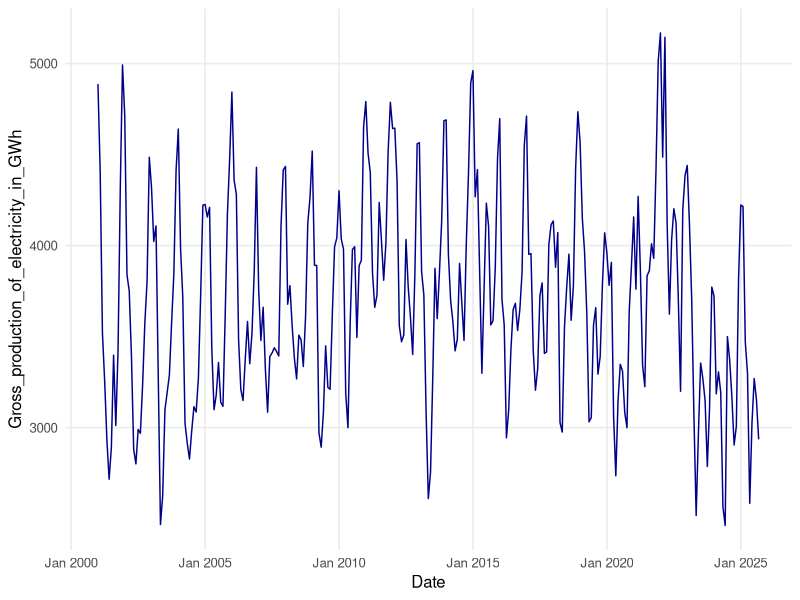
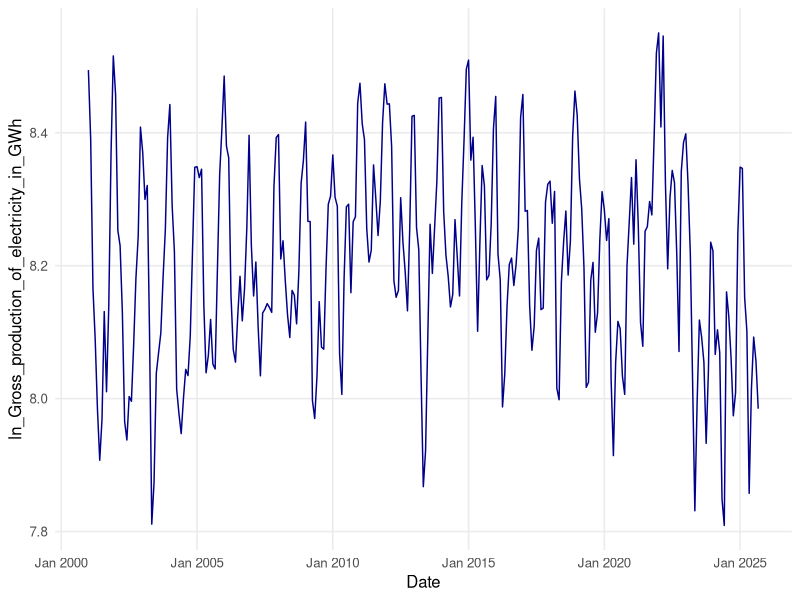
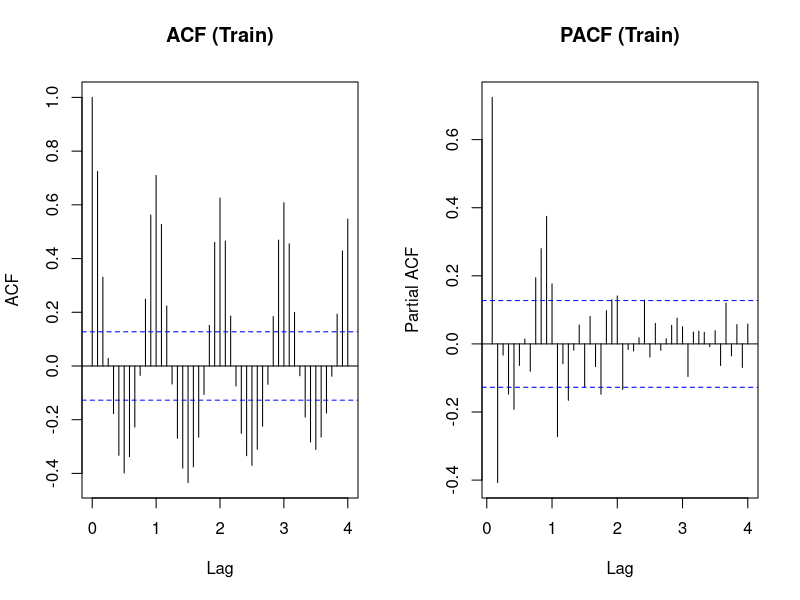
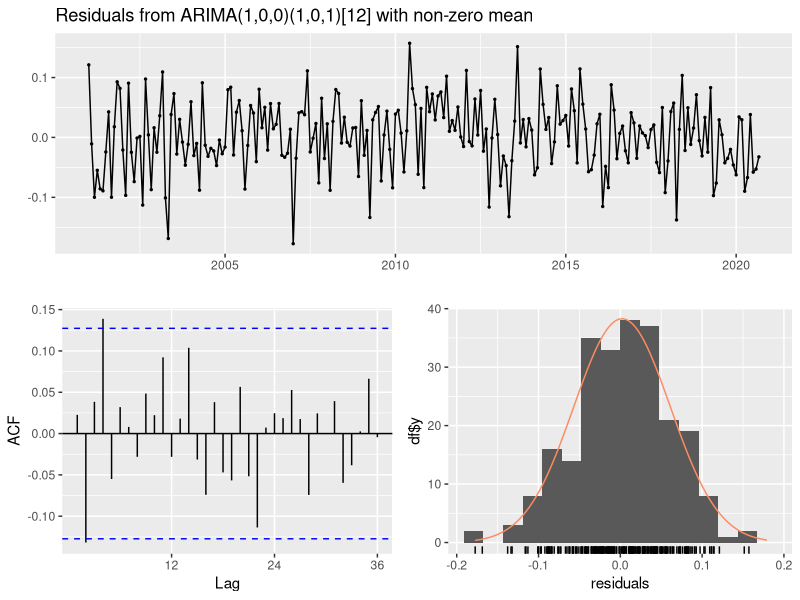
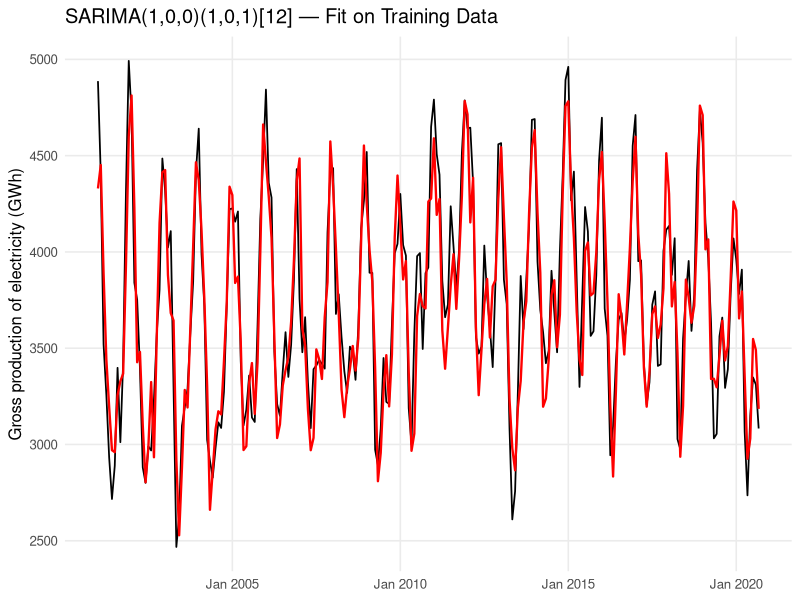
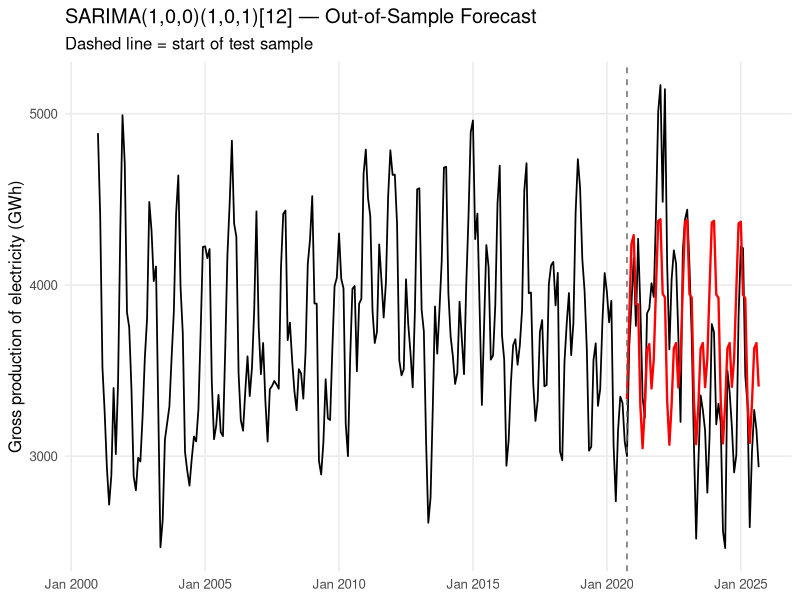
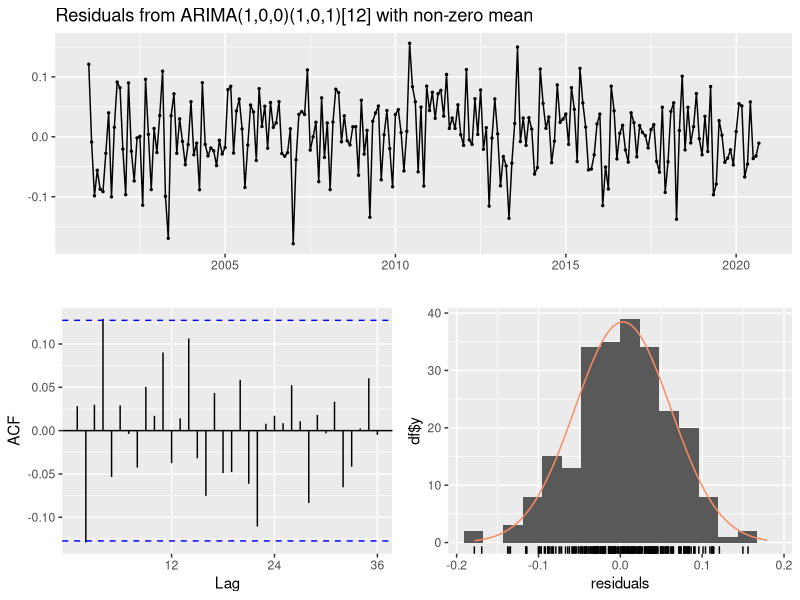
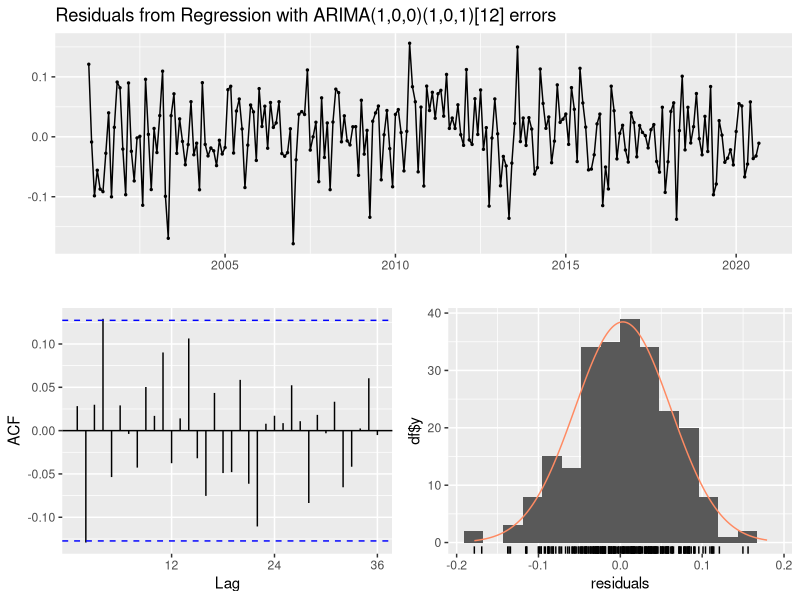

Generate these figures, in order, with R:
#Project
old_loc = Sys.getlocale("LC_TIME")
Sys.setlocale("LC_TIME", "C")

library(lubridate)
library(tidyverse)
library(tseries)
library(uroot)
library(urca)
library(zoo)
library(forecast)
library(scales)

data = read.csv("data/Project.csv", sep = ";", fileEncoding = "UTF-8-BOM")
str(data)

data = data %>% rename(Gross_production_of_electricity_in_GWh = Gross.production.of.electricity.in.GWh)

data$Date = as.yearmon(data$Date, "%Y-%m")

str(data)

#graph
ggplot(data = data, aes(x = Date, y = Gross_production_of_electricity_in_GWh)) +
  geom_line(color = "darkblue", linewidth = 0.5) +
  theme_minimal(base_size = 12) +
  theme(
    panel.grid.minor = element_blank()
  )

#stationarity tests
summary(ur.df(data$Gross_production_of_electricity_in_GWh, type = c("drift"), selectlags = "BIC"))

#stationary at levels


#For logs
data = data %>% 
  mutate(ln_Gross_production_of_electricity_in_GWh = log(Gross_production_of_electricity_in_GWh)) 

ggplot(data = data, aes(x = Date, y = ln_Gross_production_of_electricity_in_GWh)) +
  geom_line(color = "darkblue", linewidth = 0.5) +
  theme_minimal(base_size = 12) +
  theme(
    panel.grid.minor = element_blank()
  )

summary(ur.df(data$ln_Gross_production_of_electricity_in_GWh, type = c("drift"), selectlags = "BIC"))


#Train/Test split
y = ts(
  data$Gross_production_of_electricity_in_GWh,
  start = c(2001, 1),
  frequency = 12
)


n = length(y)
n
h = ceiling(0.20*n) #test size
h

train = window(y, end = time(y)[n - h])
test  = window(y, start = time(y)[n - h + 1])

length(train)
length(test)
start(test)

#HEGY test for seasonal unit roots
summary(hegy.test(train, deterministic = c(1,0,1), lag.method = "BIC"))


train_log = log(train)

summary(hegy.test(train_log, deterministic = c(1,0,1), lag.method = "BIC"))

#ACF/PACF
par(mfrow = c(1, 2))
acf(train_log, lag.max = 48, main = "ACF (Train)")
pacf(train_log, lag.max = 48, main = "PACF (Train)")
par(mfrow = c(1, 1))

#ARIMA
fit1 = arima(
  train_log,
  order = c(1, 0, 0),
  seasonal = list(order = c(1, 0, 1), period = 12)
)

fit2 = arima(
  train_log,
  order = c(1, 0, 1),
  seasonal = list(order = c(1, 0, 1), period = 12)
)

fit3 = arima(
  train_log,
  order = c(0, 0, 1),
  seasonal = list(order = c(1, 0, 1), period = 12)
)

BIC(fit1, fit2, fit3)
#fit1 - lowest BIC

checkresiduals(fit1)
#No autocorrelation - we cannot reject the H0


fitted_log = fitted(fit1)
fitted_level = exp(fitted_log)

train_time = time(train)

fitted_ts = ts(
  fitted_level,
  start = train_time[length(train_time) - length(fitted_level) + 1],
  frequency = 12
)

df_plot = data.frame(
  Date = as.yearmon(time(train)),
  Actual = as.numeric(train),
  Fitted = c(rep(NA, length(train) - length(fitted_ts)), as.numeric(fitted_ts))
)

ggplot(df_plot, aes(x = Date)) +
  geom_line(aes(y = Actual), color = "black", linewidth = 0.6) +
  geom_line(aes(y = Fitted), color = "red", linewidth = 0.8) +
  labs(
    title = "SARIMA(1,0,0)(1,0,1)[12] — Fit on Training Data",
    y = "Gross production of electricity (GWh)",
    x = NULL
  ) +
  theme_minimal(base_size = 12) +
  theme(panel.grid.minor = element_blank())


#Now with test
fc_log = forecast(fit1, h = length(test))

fc_level = exp(fc_log$mean)

df_test_plot = data.frame(
  Date = as.yearmon(c(time(train), time(test))),
  Actual = c(as.numeric(train), as.numeric(test)),
  Forecast = c(
    rep(NA, length(train)),
    as.numeric(fc_level)
  )
)

ggplot(df_test_plot, aes(x = Date)) +
  geom_line(aes(y = Actual), color = "black", linewidth = 0.6) +
  geom_line(aes(y = Forecast), color = "red", linewidth = 0.8) +
  geom_vline(
    xintercept = as.yearmon(time(test)[1]),
    linetype = "dashed",
    color = "grey40"
  ) +
  labs(
    title = "SARIMA(1,0,0)(1,0,1)[12] — Out-of-Sample Forecast",
    subtitle = "Dashed line = start of test sample",
    y = "Gross production of electricity (GWh)",
    x = NULL
  ) +
  theme_minimal(base_size = 12) +
  theme(panel.grid.minor = element_blank())

accuracy(fc_level, test)

#I need to add a dummy for Covid

xreg = ifelse(time(train) >= 2020, 1, 0)

fit_x = arima(
  train_log,
  order = c(1, 0, 0),
  seasonal = list(order = c(1, 0, 1), period = 12),
  xreg = xreg
)

summary(fit_x)
checkresiduals(fit_x)


df = length(train_log) - length(coef(fit_x))
df

t_stat_ar1 = 0.6798/0.0492
p_value_ar1 = 2 * (1 - pt(abs(t_stat_ar1), df))
p_value_ar1 #0

t_stat_sar1 =  0.9925/0.0054   
p_value_sar1 = 2 * (1 - pt(abs(t_stat_sar1), df))
p_value_sar1 #0

t_stat_sma1 =   -0.8236/0.0572        
p_value_sma1 = 2 * (1 - pt(abs(t_stat_sma1), df))
p_value_sma1 #0

t_stat_int =   8.2103/0.0754           
p_value_int = 2 * (1 - pt(abs(t_stat_int), df))
p_value_int #0

t_stat_dum =   -0.0730/0.0438           
p_value_dum = 2 * (1 - pt(abs(t_stat_dum), df))
p_value_dum #0.09693013



xreg_train = ifelse(time(train) >= 2020, 1, 0)

fit_x2 = Arima(
  train_log,
  order = c(1, 0, 0),
  seasonal = c(1, 0, 1),
  xreg = xreg_train,
  include.mean = TRUE
)


summary(fit_x2)
checkresiduals(fit_x2)


xreg_test = ifelse(time(test) >= 2020, 1, 0)

fc_x_log = forecast(fit_x2, xreg = xreg_test, h = length(test))
fc_x = exp(fc_x_log$mean)
accuracy(fc_x, test)

df_test_plot_x = data.frame(
  Date = as.yearmon(c(time(train), time(test))),
  Actual = c(as.numeric(train), as.numeric(test)),
  Forecast = c(rep(NA, length(train)), as.numeric(fc_x))
)

ggplot(df_test_plot_x, aes(Date)) +
  geom_line(aes(y = Actual), color = "black", linewidth = 0.6) +
  geom_line(aes(y = Forecast), color = "blue", linewidth = 0.8) +
  geom_vline(xintercept = as.yearmon(time(test)[1]), linetype = "dashed") +
  labs(
    title = "SARIMAX with COVID Dummy — Test Sample Forecast",
    y = "GWh",
    x = NULL
  ) +
  theme_minimal()

acc_sarima  = accuracy(fc_level, test)
acc_sarimax = accuracy(fc_x, test)

rbind(
  SARIMA  = acc_sarima[1, c("RMSE","MAE","MAPE","ACF1","Theil's U")],
  SARIMAX = acc_sarimax[1, c("RMSE","MAE","MAPE","ACF1","Theil's U")]
)

y_full = ts(data$Gross_production_of_electricity_in_GWh, start=c(2001,1), frequency=12)
xreg_full = ifelse(time(y_full) >= 2020, 1, 0)

final_fit = Arima(log(y_full), order=c(1,0,0), seasonal=c(1,0,1), xreg=xreg_full)

# Fitted values (on log scale → back to levels)
fitted_full = exp(fitted(final_fit))

df_fit = data.frame(
  Date = as.yearmon(time(y_full)),
  Actual = as.numeric(y_full),
  Fitted = as.numeric(fitted_full)
)


ggplot(df_fit, aes(Date)) +
  geom_line(aes(y = Actual), color = "black", linewidth = 0.6) +
  geom_line(aes(y = Fitted), color = "blue", linewidth = 0.8) +
  labs(
    title = "Final SARIMAX Fit vs Actual Data",
    subtitle = "In-sample fit on full dataset",
    y = "Gross production of electricity (GWh)",
    x = NULL
  ) +
  theme_minimal(base_size = 12) +
  theme(panel.grid.minor = element_blank())



df_test_plot_final = df_test_plot %>%
  rename(SARIMA_Forecast = Forecast) %>%
  mutate(SARIMAX_Forecast = df_test_plot_x$Forecast)


forecast_plot = ggplot(df_test_plot_final, aes(Date)) +
  geom_line(aes(y = Actual), color = "black", linewidth = 0.6) +
  geom_line(aes(y = SARIMA_Forecast), color = "red", linewidth = 0.8) +
  geom_line(aes(y = SARIMAX_Forecast), color = "blue", linewidth = 0.8) +
  labs(
    title = "SARIMA vs SARIMAX Forecast Comparison",
    subtitle = "In-sample fir on full dataset",
    y = "Gross production of electricity (GWh)",
    x = "Date"
  ) +
  theme_minimal(base_size = 12) +
  theme(panel.grid.minor = element_blank())


ggsave("output/figures/forecast_test_sample.png", plot = forecast_plot,
       width = 9, height = 5, bg = "white", dpi = 150)
  
